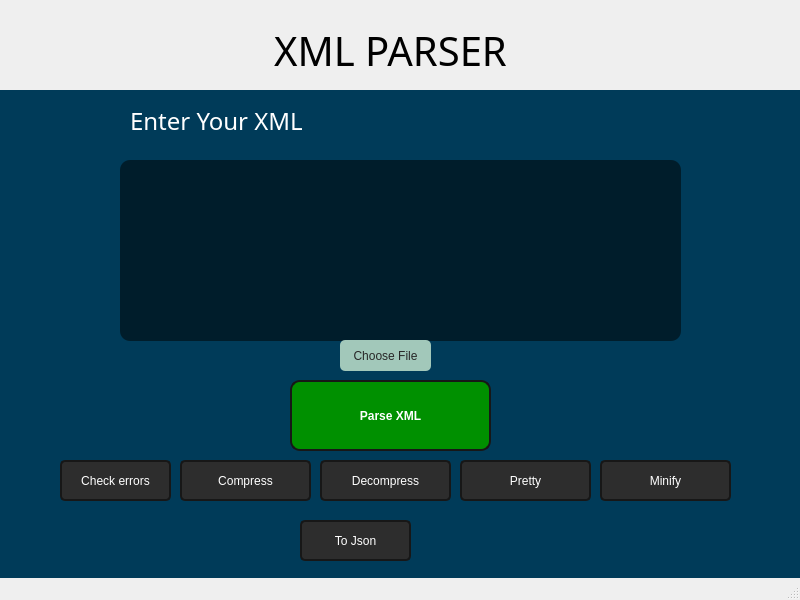
<?xml version="1.0" encoding="UTF-8"?>
<ui version="4.0">
 <class>MainWindow</class>
 <widget class="QMainWindow" name="MainWindow">
  <property name="geometry">
   <rect>
    <x>0</x>
    <y>0</y>
    <width>800</width>
    <height>600</height>
   </rect>
  </property>
  <property name="windowTitle">
   <string>MainWindow</string>
  </property>
  <widget class="QWidget" name="centralwidget">
   <widget class="QStackedWidget" name="stackedWidget">
    <property name="geometry">
     <rect>
      <x>-10</x>
      <y>90</y>
      <width>821</width>
      <height>511</height>
     </rect>
    </property>
    <property name="styleSheet">
     <string notr="true">background-color: rgb(85, 170, 127);
background-color: rgb(0, 59, 89);</string>
    </property>
    <property name="currentIndex">
     <number>1</number>
    </property>
    <widget class="QWidget" name="homePage">
     <widget class="QPushButton" name="pushButton_4">
      <property name="geometry">
       <rect>
        <x>310</x>
        <y>90</y>
        <width>231</width>
        <height>51</height>
       </rect>
      </property>
      <property name="font">
       <font>
        <family>Yanone Kaffeesatz Bold</family>
        <pointsize>20</pointsize>
        <italic>false</italic>
        <bold>true</bold>
       </font>
      </property>
      <property name="styleSheet">
       <string notr="true">background-color: rgb(55, 55, 55);
background-color: rgb(0, 106, 0);
background-color: rgb(0, 140, 0);
font: 12pt &quot;Segoe UI&quot;;
font: 700 20pt &quot;Yanone Kaffeesatz Bold&quot;;
color: rgb(255, 255, 255);
border-radius : 10px</string>
      </property>
      <property name="text">
       <string>Start </string>
      </property>
     </widget>
     <widget class="QPushButton" name="pushButton_5">
      <property name="geometry">
       <rect>
        <x>360</x>
        <y>190</y>
        <width>131</width>
        <height>31</height>
       </rect>
      </property>
      <property name="font">
       <font>
        <family>Yanone Kaffeesatz Bold</family>
        <pointsize>14</pointsize>
       </font>
      </property>
      <property name="styleSheet">
       <string notr="true">background-color: rgb(231, 231, 231);
color: rgb(23, 23, 23);
border-radius: 10px</string>
      </property>
      <property name="text">
       <string>Participants</string>
      </property>
     </widget>
     <widget class="QPushButton" name="pushButton_6">
      <property name="geometry">
       <rect>
        <x>360</x>
        <y>230</y>
        <width>131</width>
        <height>31</height>
       </rect>
      </property>
      <property name="font">
       <font>
        <family>Yanone Kaffeesatz Bold</family>
        <pointsize>14</pointsize>
       </font>
      </property>
      <property name="styleSheet">
       <string notr="true">background-color: rgb(231, 231, 231);
color: rgb(23, 23, 23);
border-radius: 10px</string>
      </property>
      <property name="text">
       <string>Quit</string>
      </property>
     </widget>
    </widget>
    <widget class="QWidget" name="operationsPage">
     <widget class="QTextEdit" name="InputText">
      <property name="geometry">
       <rect>
        <x>130</x>
        <y>70</y>
        <width>561</width>
        <height>181</height>
       </rect>
      </property>
      <property name="font">
       <font>
        <family>Yanone Kaffeesatz Light</family>
        <pointsize>12</pointsize>
       </font>
      </property>
      <property name="styleSheet">
       <string notr="true">background-color: rgb(0, 29, 43);
border-radius: 10px;
color : #ffffff;
padding: 5px</string>
      </property>
      <property name="html">
       <string>&lt;!DOCTYPE HTML PUBLIC &quot;-//W3C//DTD HTML 4.0//EN&quot; &quot;http://www.w3.org/TR/REC-html40/strict.dtd&quot;&gt;
&lt;html&gt;&lt;head&gt;&lt;meta name=&quot;qrichtext&quot; content=&quot;1&quot; /&gt;&lt;meta charset=&quot;utf-8&quot; /&gt;&lt;style type=&quot;text/css&quot;&gt;
p, li { white-space: pre-wrap; }
hr { height: 1px; border-width: 0; }
li.unchecked::marker { content: &quot;\2610&quot;; }
li.checked::marker { content: &quot;\2612&quot;; }
&lt;/style&gt;&lt;/head&gt;&lt;body style=&quot; font-family:'Yanone Kaffeesatz Light'; font-size:12pt; font-weight:400; font-style:normal;&quot;&gt;
&lt;p style=&quot;-qt-paragraph-type:empty; margin-top:0px; margin-bottom:0px; margin-left:0px; margin-right:0px; -qt-block-indent:0; text-indent:0px;&quot;&gt;&lt;br /&gt;&lt;/p&gt;&lt;/body&gt;&lt;/html&gt;</string>
      </property>
     </widget>
     <widget class="QLabel" name="XMLlabel">
      <property name="geometry">
       <rect>
        <x>140</x>
        <y>20</y>
        <width>191</width>
        <height>21</height>
       </rect>
      </property>
      <property name="font">
       <font>
        <family>Yanone Kaffeesatz Bold</family>
        <pointsize>18</pointsize>
       </font>
      </property>
      <property name="styleSheet">
       <string notr="true">color:#ffffff;</string>
      </property>
      <property name="text">
       <string>Enter Your XML </string>
      </property>
     </widget>
     <widget class="QPushButton" name="chooseFile_button">
      <property name="geometry">
       <rect>
        <x>350</x>
        <y>250</y>
        <width>91</width>
        <height>31</height>
       </rect>
      </property>
      <property name="styleSheet">
       <string notr="true">border-radius: 5px;
font: 7pt &quot;Yanone Kaffeesatz&quot;;
font: 250 12pt &quot;Yanone Kaffeesatz Thin&quot;;
color: rgb(39, 39, 39);
background-color: rgb(162, 200, 186);</string>
      </property>
      <property name="text">
       <string>Choose File</string>
      </property>
     </widget>
     <widget class="QPushButton" name="CheckErrors">
      <property name="geometry">
       <rect>
        <x>70</x>
        <y>370</y>
        <width>111</width>
        <height>41</height>
       </rect>
      </property>
      <property name="styleSheet">
       <string notr="true">border-radius: 5px;
color: rgb(255, 255, 255);
background-color: rgb(45,45,45);
font: 250 16pt &quot;Yanone Kaffeesatz Thin&quot;;
color: rgb(255, 255, 255);
border:2px solid #171717;</string>
      </property>
      <property name="text">
       <string>Check errors</string>
      </property>
     </widget>
     <widget class="QPushButton" name="ConvertJson_2">
      <property name="geometry">
       <rect>
        <x>300</x>
        <y>290</y>
        <width>201</width>
        <height>71</height>
       </rect>
      </property>
      <property name="styleSheet">
       <string notr="true">border-radius: 10px;
color: rgb(255, 255, 255);
background-color: rgb(0, 144, 0);
font: 250 20pt &quot;Yanone Kaffeesatz Thin&quot;;
font-weight:bold;
color: rgb(255, 255, 255);
border:2px solid #171717;</string>
      </property>
      <property name="text">
       <string>Parse XML</string>
      </property>
     </widget>
     <widget class="QPushButton" name="Compress">
      <property name="geometry">
       <rect>
        <x>190</x>
        <y>370</y>
        <width>131</width>
        <height>41</height>
       </rect>
      </property>
      <property name="styleSheet">
       <string notr="true">border-radius: 5px;
color: rgb(255, 255, 255);
background-color: rgb(45,45,45);
font: 250 16pt &quot;Yanone Kaffeesatz Thin&quot;;
color: rgb(255, 255, 255);
border:2px solid #171717;</string>
      </property>
      <property name="text">
       <string>Compress</string>
      </property>
     </widget>
     <widget class="QPushButton" name="Decompress">
      <property name="geometry">
       <rect>
        <x>330</x>
        <y>370</y>
        <width>131</width>
        <height>41</height>
       </rect>
      </property>
      <property name="styleSheet">
       <string notr="true">border-radius: 5px;
color: rgb(255, 255, 255);
background-color: rgb(45,45,45);
font: 250 16pt &quot;Yanone Kaffeesatz Thin&quot;;
color: rgb(255, 255, 255);
border:2px solid #171717;</string>
      </property>
      <property name="text">
       <string>Decompress</string>
      </property>
     </widget>
     <widget class="QPushButton" name="minify_button">
      <property name="geometry">
       <rect>
        <x>610</x>
        <y>370</y>
        <width>131</width>
        <height>41</height>
       </rect>
      </property>
      <property name="styleSheet">
       <string notr="true">border-radius: 5px;
color: rgb(255, 255, 255);
background-color: rgb(45,45,45);
font: 250 16pt &quot;Yanone Kaffeesatz Thin&quot;;
color: rgb(255, 255, 255);
border:2px solid #171717;</string>
      </property>
      <property name="text">
       <string>Minify</string>
      </property>
     </widget>
     <widget class="QPushButton" name="pretty_button">
      <property name="geometry">
       <rect>
        <x>470</x>
        <y>370</y>
        <width>131</width>
        <height>41</height>
       </rect>
      </property>
      <property name="styleSheet">
       <string notr="true">border-radius: 5px;
color: rgb(255, 255, 255);
background-color: rgb(45,45,45);
font: 250 16pt &quot;Yanone Kaffeesatz Thin&quot;;
color: rgb(255, 255, 255);
border:2px solid #171717;</string>
      </property>
      <property name="text">
       <string>Pretty</string>
      </property>
     </widget>
     <widget class="QPushButton" name="toJson">
      <property name="geometry">
       <rect>
        <x>310</x>
        <y>430</y>
        <width>111</width>
        <height>41</height>
       </rect>
      </property>
      <property name="styleSheet">
       <string notr="true">border-radius: 5px;
color: rgb(255, 255, 255);
background-color: rgb(45,45,45);
font: 250 16pt &quot;Yanone Kaffeesatz Thin&quot;;
color: rgb(255, 255, 255);
border:2px solid #171717;</string>
      </property>
      <property name="text">
       <string>To Json</string>
      </property>
     </widget>
    </widget>
    <widget class="QWidget" name="page">
     <property name="styleSheet">
      <string notr="true"/>
     </property>
     <widget class="QLabel" name="screen3_label">
      <property name="geometry">
       <rect>
        <x>160</x>
        <y>40</y>
        <width>101</width>
        <height>31</height>
       </rect>
      </property>
      <property name="styleSheet">
       <string notr="true">color:#ffffff;
font: 250 18pt &quot;Yanone Kaffeesatz Thin&quot;;</string>
      </property>
      <property name="text">
       <string>TextLabel</string>
      </property>
     </widget>
     <widget class="QTextBrowser" name="prettified_label">
      <property name="geometry">
       <rect>
        <x>80</x>
        <y>80</y>
        <width>651</width>
        <height>311</height>
       </rect>
      </property>
      <property name="styleSheet">
       <string notr="true">background-color: rgb(0, 29, 43);
border-radius: 10px;
color : #ffffff;
padding: 5px</string>
      </property>
     </widget>
     <widget class="QPushButton" name="back_button">
      <property name="geometry">
       <rect>
        <x>80</x>
        <y>420</y>
        <width>121</width>
        <height>31</height>
       </rect>
      </property>
      <property name="styleSheet">
       <string notr="true">background-color: #ffc329;
color:#272727;
font: 450 15pt &quot;Yanone Kaffeesatz Thin&quot;;</string>
      </property>
      <property name="text">
       <string>Back</string>
      </property>
     </widget>
    </widget>
    <widget class="QWidget" name="Participants">
     <widget class="QLabel" name="label_8">
      <property name="geometry">
       <rect>
        <x>320</x>
        <y>130</y>
        <width>203</width>
        <height>82</height>
       </rect>
      </property>
      <property name="font">
       <font>
        <family>Yanone Kaffeesatz Bold</family>
        <pointsize>24</pointsize>
       </font>
      </property>
      <property name="styleSheet">
       <string notr="true">color: rgb(255, 255, 255);</string>
      </property>
      <property name="text">
       <string>Ahmed Hassan</string>
      </property>
     </widget>
     <widget class="QLabel" name="label_9">
      <property name="geometry">
       <rect>
        <x>310</x>
        <y>190</y>
        <width>203</width>
        <height>104</height>
       </rect>
      </property>
      <property name="font">
       <font>
        <family>Yanone Kaffeesatz Bold</family>
        <pointsize>24</pointsize>
       </font>
      </property>
      <property name="text">
       <string>Abdulrahman Hamdy</string>
      </property>
     </widget>
     <widget class="QLabel" name="label_10">
      <property name="geometry">
       <rect>
        <x>320</x>
        <y>280</y>
        <width>181</width>
        <height>61</height>
       </rect>
      </property>
      <property name="font">
       <font>
        <family>Yanone Kaffeesatz Bold</family>
        <pointsize>24</pointsize>
       </font>
      </property>
      <property name="text">
       <string>Ibrahim Rizk</string>
      </property>
     </widget>
     <widget class="QLabel" name="label_11">
      <property name="geometry">
       <rect>
        <x>260</x>
        <y>330</y>
        <width>291</width>
        <height>111</height>
       </rect>
      </property>
      <property name="font">
       <font>
        <family>Yanone Kaffeesatz Bold</family>
        <pointsize>24</pointsize>
       </font>
      </property>
      <property name="text">
       <string>Mansour Mohamed Mansour</string>
      </property>
     </widget>
     <widget class="QLabel" name="label_7">
      <property name="geometry">
       <rect>
        <x>330</x>
        <y>70</y>
        <width>201</width>
        <height>71</height>
       </rect>
      </property>
      <property name="font">
       <font>
        <family>Yanone Kaffeesatz Bold</family>
        <pointsize>24</pointsize>
       </font>
      </property>
      <property name="text">
       <string>Zeyad Ahmed</string>
      </property>
     </widget>
    </widget>
   </widget>
   <widget class="QLabel" name="label">
    <property name="geometry">
     <rect>
      <x>260</x>
      <y>30</y>
      <width>261</width>
      <height>41</height>
     </rect>
    </property>
    <property name="font">
     <font>
      <family>Yanone Kaffeesatz</family>
      <pointsize>30</pointsize>
     </font>
    </property>
    <property name="text">
     <string>XML PARSER</string>
    </property>
    <property name="alignment">
     <set>Qt::AlignCenter</set>
    </property>
   </widget>
   <widget class="QWidget" name="widget" native="true">
    <property name="geometry">
     <rect>
      <x>-50</x>
      <y>-360</y>
      <width>811</width>
      <height>511</height>
     </rect>
    </property>
    <property name="styleSheet">
     <string notr="true"/>
    </property>
   </widget>
  </widget>
  <widget class="QMenuBar" name="menubar">
   <property name="geometry">
    <rect>
     <x>0</x>
     <y>0</y>
     <width>800</width>
     <height>21</height>
    </rect>
   </property>
  </widget>
  <widget class="QStatusBar" name="statusbar"/>
 </widget>
 <resources/>
 <connections/>
</ui>
